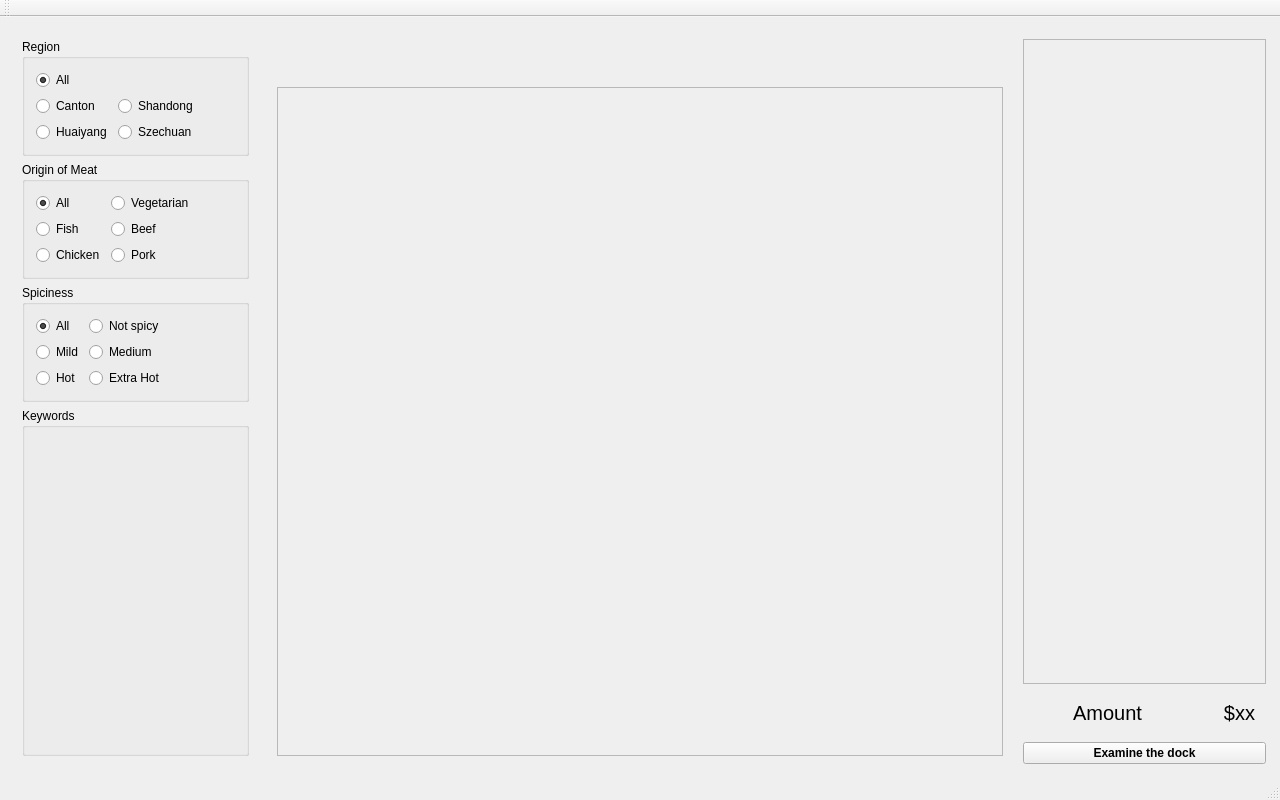
<?xml version="1.0" encoding="UTF-8"?>
<ui version="4.0">
 <class>MainWindow</class>
 <widget class="QMainWindow" name="MainWindow">
  <property name="geometry">
   <rect>
    <x>0</x>
    <y>0</y>
    <width>1280</width>
    <height>800</height>
   </rect>
  </property>
  <property name="sizePolicy">
   <sizepolicy hsizetype="Fixed" vsizetype="Fixed">
    <horstretch>0</horstretch>
    <verstretch>0</verstretch>
   </sizepolicy>
  </property>
  <property name="minimumSize">
   <size>
    <width>1280</width>
    <height>800</height>
   </size>
  </property>
  <property name="windowTitle">
   <string>MainWindow</string>
  </property>
  <property name="locale">
   <locale language="French" country="France"/>
  </property>
  <widget class="QWidget" name="centralWidget">
   <property name="sizePolicy">
    <sizepolicy hsizetype="Expanding" vsizetype="Expanding">
     <horstretch>0</horstretch>
     <verstretch>0</verstretch>
    </sizepolicy>
   </property>
   <layout class="QHBoxLayout" name="horizontalLayout_2">
    <item>
     <widget class="QWidget" name="hashtagarea" native="true">
      <property name="sizePolicy">
       <sizepolicy hsizetype="Preferred" vsizetype="Preferred">
        <horstretch>2</horstretch>
        <verstretch>0</verstretch>
       </sizepolicy>
      </property>
      <layout class="QVBoxLayout" name="verticalLayout_3">
       <item>
        <widget class="QGroupBox" name="groupBox_3">
         <property name="sizePolicy">
          <sizepolicy hsizetype="Preferred" vsizetype="Preferred">
           <horstretch>0</horstretch>
           <verstretch>1</verstretch>
          </sizepolicy>
         </property>
         <property name="title">
          <string>Region</string>
         </property>
         <layout class="QFormLayout" name="formLayout_3">
          <item row="1" column="0">
           <widget class="QRadioButton" name="radioButton_12">
            <property name="text">
             <string>All</string>
            </property>
            <property name="checked">
             <bool>true</bool>
            </property>
            <attribute name="buttonGroup">
             <string notr="true">bg_region</string>
            </attribute>
           </widget>
          </item>
          <item row="3" column="0">
           <widget class="QRadioButton" name="radioButton_14">
            <property name="text">
             <string>Canton</string>
            </property>
            <attribute name="buttonGroup">
             <string notr="true">bg_region</string>
            </attribute>
           </widget>
          </item>
          <item row="5" column="0">
           <widget class="QRadioButton" name="radioButton_15">
            <property name="text">
             <string>Huaiyang</string>
            </property>
            <attribute name="buttonGroup">
             <string notr="true">bg_region</string>
            </attribute>
           </widget>
          </item>
          <item row="5" column="1">
           <widget class="QRadioButton" name="radioButton_17">
            <property name="text">
             <string>Szechuan</string>
            </property>
            <attribute name="buttonGroup">
             <string notr="true">bg_region</string>
            </attribute>
           </widget>
          </item>
          <item row="3" column="1">
           <widget class="QRadioButton" name="radioButton_18">
            <property name="text">
             <string>Shandong</string>
            </property>
            <attribute name="buttonGroup">
             <string notr="true">bg_region</string>
            </attribute>
           </widget>
          </item>
         </layout>
        </widget>
       </item>
       <item>
        <widget class="QGroupBox" name="groupBox">
         <property name="sizePolicy">
          <sizepolicy hsizetype="Preferred" vsizetype="Preferred">
           <horstretch>0</horstretch>
           <verstretch>1</verstretch>
          </sizepolicy>
         </property>
         <property name="title">
          <string>Origin of Meat</string>
         </property>
         <layout class="QFormLayout" name="formLayout">
          <item row="3" column="0">
           <widget class="QRadioButton" name="radioButton_4">
            <property name="text">
             <string>Chicken</string>
            </property>
            <attribute name="buttonGroup">
             <string notr="true">bg_origin_of_meat</string>
            </attribute>
           </widget>
          </item>
          <item row="3" column="1">
           <widget class="QRadioButton" name="radioButton_5">
            <property name="text">
             <string>Pork</string>
            </property>
            <attribute name="buttonGroup">
             <string notr="true">bg_origin_of_meat</string>
            </attribute>
           </widget>
          </item>
          <item row="2" column="1">
           <widget class="QRadioButton" name="radioButton_3">
            <property name="text">
             <string>Beef</string>
            </property>
            <attribute name="buttonGroup">
             <string notr="true">bg_origin_of_meat</string>
            </attribute>
           </widget>
          </item>
          <item row="1" column="0">
           <widget class="QRadioButton" name="radioButton">
            <property name="text">
             <string>All</string>
            </property>
            <property name="checked">
             <bool>true</bool>
            </property>
            <attribute name="buttonGroup">
             <string notr="true">bg_origin_of_meat</string>
            </attribute>
           </widget>
          </item>
          <item row="2" column="0">
           <widget class="QRadioButton" name="radioButton_16">
            <property name="text">
             <string>Fish</string>
            </property>
            <attribute name="buttonGroup">
             <string notr="true">bg_origin_of_meat</string>
            </attribute>
           </widget>
          </item>
          <item row="1" column="1">
           <widget class="QRadioButton" name="radioButton_2">
            <property name="text">
             <string>Vegetarian</string>
            </property>
            <attribute name="buttonGroup">
             <string notr="true">bg_origin_of_meat</string>
            </attribute>
           </widget>
          </item>
         </layout>
        </widget>
       </item>
       <item>
        <widget class="QGroupBox" name="groupBox_2">
         <property name="sizePolicy">
          <sizepolicy hsizetype="Preferred" vsizetype="Preferred">
           <horstretch>0</horstretch>
           <verstretch>1</verstretch>
          </sizepolicy>
         </property>
         <property name="title">
          <string>Spiciness</string>
         </property>
         <layout class="QFormLayout" name="formLayout_2">
          <item row="1" column="0">
           <widget class="QRadioButton" name="radioButton_10">
            <property name="text">
             <string>All</string>
            </property>
            <property name="checked">
             <bool>true</bool>
            </property>
            <attribute name="buttonGroup">
             <string notr="true">bg_spiciness</string>
            </attribute>
           </widget>
          </item>
          <item row="1" column="1">
           <widget class="QRadioButton" name="radioButton_8">
            <property name="text">
             <string>Not spicy</string>
            </property>
            <attribute name="buttonGroup">
             <string notr="true">bg_spiciness</string>
            </attribute>
           </widget>
          </item>
          <item row="3" column="0">
           <widget class="QRadioButton" name="radioButton_9">
            <property name="text">
             <string>Mild</string>
            </property>
            <attribute name="buttonGroup">
             <string notr="true">bg_spiciness</string>
            </attribute>
           </widget>
          </item>
          <item row="5" column="0">
           <widget class="QRadioButton" name="radioButton_7">
            <property name="text">
             <string>Hot</string>
            </property>
            <attribute name="buttonGroup">
             <string notr="true">bg_spiciness</string>
            </attribute>
           </widget>
          </item>
          <item row="5" column="1">
           <widget class="QRadioButton" name="radioButton_11">
            <property name="text">
             <string>Extra Hot</string>
            </property>
            <attribute name="buttonGroup">
             <string notr="true">bg_spiciness</string>
            </attribute>
           </widget>
          </item>
          <item row="3" column="1">
           <widget class="QRadioButton" name="radioButton_6">
            <property name="text">
             <string>Medium</string>
            </property>
            <attribute name="buttonGroup">
             <string notr="true">bg_spiciness</string>
            </attribute>
           </widget>
          </item>
         </layout>
        </widget>
       </item>
       <item>
        <widget class="QGroupBox" name="gb_keywords">
         <property name="sizePolicy">
          <sizepolicy hsizetype="Preferred" vsizetype="Preferred">
           <horstretch>0</horstretch>
           <verstretch>3</verstretch>
          </sizepolicy>
         </property>
         <property name="title">
          <string>Keywords</string>
         </property>
        </widget>
       </item>
      </layout>
     </widget>
    </item>
    <item>
     <widget class="QWidget" name="menuarea" native="true">
      <property name="sizePolicy">
       <sizepolicy hsizetype="Preferred" vsizetype="Preferred">
        <horstretch>6</horstretch>
        <verstretch>0</verstretch>
       </sizepolicy>
      </property>
      <layout class="QVBoxLayout" name="verticalLayout_2">
       <property name="spacing">
        <number>2</number>
       </property>
       <property name="leftMargin">
        <number>0</number>
       </property>
       <property name="topMargin">
        <number>0</number>
       </property>
       <property name="rightMargin">
        <number>0</number>
       </property>
       <property name="bottomMargin">
        <number>0</number>
       </property>
       <item>
        <widget class="LinkedButtons" name="linkedbuttons_Category" native="true">
         <property name="sizePolicy">
          <sizepolicy hsizetype="Preferred" vsizetype="Preferred">
           <horstretch>0</horstretch>
           <verstretch>1</verstretch>
          </sizepolicy>
         </property>
        </widget>
       </item>
       <item>
        <widget class="QWidget" name="widget_2" native="true">
         <property name="sizePolicy">
          <sizepolicy hsizetype="Preferred" vsizetype="Preferred">
           <horstretch>0</horstretch>
           <verstretch>15</verstretch>
          </sizepolicy>
         </property>
         <layout class="QGridLayout" name="gridLayout">
          <item row="0" column="0">
           <widget class="QScrollArea" name="scrollArea_menu">
            <property name="horizontalScrollBarPolicy">
             <enum>Qt::ScrollBarAlwaysOff</enum>
            </property>
            <property name="widgetResizable">
             <bool>true</bool>
            </property>
            <property name="alignment">
             <set>Qt::AlignHCenter|Qt::AlignTop</set>
            </property>
            <widget class="QWidget" name="scrollAreaWidgetContents_2">
             <property name="geometry">
              <rect>
               <x>0</x>
               <y>0</y>
               <width>730</width>
               <height>655</height>
              </rect>
             </property>
            </widget>
           </widget>
          </item>
         </layout>
        </widget>
       </item>
      </layout>
     </widget>
    </item>
    <item>
     <widget class="QWidget" name="widget_3" native="true">
      <property name="sizePolicy">
       <sizepolicy hsizetype="Preferred" vsizetype="Preferred">
        <horstretch>2</horstretch>
        <verstretch>0</verstretch>
       </sizepolicy>
      </property>
      <layout class="QVBoxLayout" name="verticalLayout">
       <property name="spacing">
        <number>4</number>
       </property>
       <property name="leftMargin">
        <number>3</number>
       </property>
       <property name="rightMargin">
        <number>3</number>
       </property>
       <property name="bottomMargin">
        <number>3</number>
       </property>
       <item>
        <widget class="QWidget" name="docks" native="true">
         <property name="sizePolicy">
          <sizepolicy hsizetype="Preferred" vsizetype="Preferred">
           <horstretch>0</horstretch>
           <verstretch>4</verstretch>
          </sizepolicy>
         </property>
         <layout class="QGridLayout" name="gridLayout_10">
          <property name="leftMargin">
           <number>0</number>
          </property>
          <property name="topMargin">
           <number>0</number>
          </property>
          <property name="rightMargin">
           <number>0</number>
          </property>
          <property name="bottomMargin">
           <number>0</number>
          </property>
          <property name="spacing">
           <number>0</number>
          </property>
          <item row="0" column="0">
           <widget class="QScrollArea" name="scrollArea_orders">
            <property name="sizePolicy">
             <sizepolicy hsizetype="Preferred" vsizetype="Preferred">
              <horstretch>0</horstretch>
              <verstretch>0</verstretch>
             </sizepolicy>
            </property>
            <property name="minimumSize">
             <size>
              <width>0</width>
              <height>30</height>
             </size>
            </property>
            <property name="verticalScrollBarPolicy">
             <enum>Qt::ScrollBarAsNeeded</enum>
            </property>
            <property name="horizontalScrollBarPolicy">
             <enum>Qt::ScrollBarAsNeeded</enum>
            </property>
            <property name="widgetResizable">
             <bool>false</bool>
            </property>
            <property name="alignment">
             <set>Qt::AlignLeading|Qt::AlignLeft|Qt::AlignTop</set>
            </property>
            <widget class="QWidget" name="scrollAreaWidgetContents">
             <property name="geometry">
              <rect>
               <x>0</x>
               <y>0</y>
               <width>126</width>
               <height>299</height>
              </rect>
             </property>
            </widget>
           </widget>
          </item>
         </layout>
        </widget>
       </item>
       <item>
        <widget class="QWidget" name="widget" native="true">
         <property name="minimumSize">
          <size>
           <width>0</width>
           <height>50</height>
          </size>
         </property>
         <layout class="QHBoxLayout" name="horizontalLayout">
          <item>
           <widget class="QLabel" name="label">
            <property name="font">
             <font>
              <pointsize>15</pointsize>
              <weight>50</weight>
              <bold>false</bold>
             </font>
            </property>
            <property name="text">
             <string>Amount</string>
            </property>
            <property name="alignment">
             <set>Qt::AlignRight|Qt::AlignTrailing|Qt::AlignVCenter</set>
            </property>
           </widget>
          </item>
          <item>
           <widget class="QLabel" name="lb_amount">
            <property name="font">
             <font>
              <pointsize>15</pointsize>
             </font>
            </property>
            <property name="text">
             <string>$xx</string>
            </property>
            <property name="alignment">
             <set>Qt::AlignRight|Qt::AlignTrailing|Qt::AlignVCenter</set>
            </property>
           </widget>
          </item>
         </layout>
        </widget>
       </item>
       <item>
        <widget class="QPushButton" name="pb_gotonext">
         <property name="sizePolicy">
          <sizepolicy hsizetype="Minimum" vsizetype="Fixed">
           <horstretch>0</horstretch>
           <verstretch>1</verstretch>
          </sizepolicy>
         </property>
         <property name="font">
          <font>
           <weight>75</weight>
           <bold>true</bold>
          </font>
         </property>
         <property name="text">
          <string>Examine the dock</string>
         </property>
        </widget>
       </item>
      </layout>
     </widget>
    </item>
   </layout>
  </widget>
  <widget class="QMenuBar" name="menuBar">
   <property name="enabled">
    <bool>false</bool>
   </property>
   <property name="geometry">
    <rect>
     <x>0</x>
     <y>0</y>
     <width>1280</width>
     <height>25</height>
    </rect>
   </property>
  </widget>
  <widget class="QToolBar" name="mainToolBar">
   <property name="enabled">
    <bool>false</bool>
   </property>
   <attribute name="toolBarArea">
    <enum>TopToolBarArea</enum>
   </attribute>
   <attribute name="toolBarBreak">
    <bool>false</bool>
   </attribute>
  </widget>
  <widget class="QStatusBar" name="statusBar">
   <property name="enabled">
    <bool>false</bool>
   </property>
  </widget>
 </widget>
 <layoutdefault spacing="6" margin="11"/>
 <customwidgets>
  <customwidget>
   <class>LinkedButtons</class>
   <extends>QWidget</extends>
   <header>linkedbuttons.h</header>
   <container>1</container>
  </customwidget>
 </customwidgets>
 <resources/>
 <connections/>
 <buttongroups>
  <buttongroup name="bg_origin_of_meat"/>
  <buttongroup name="bg_spiciness"/>
  <buttongroup name="bg_region"/>
 </buttongroups>
</ui>
